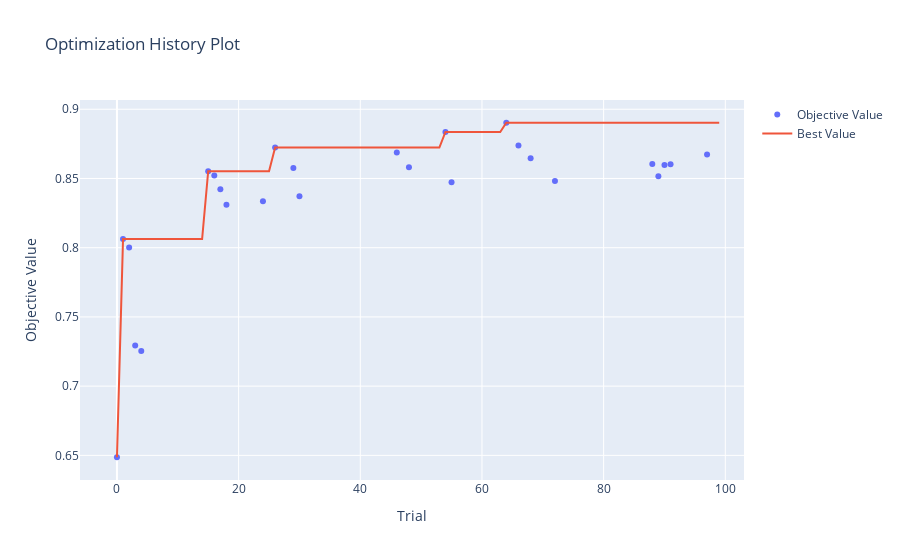
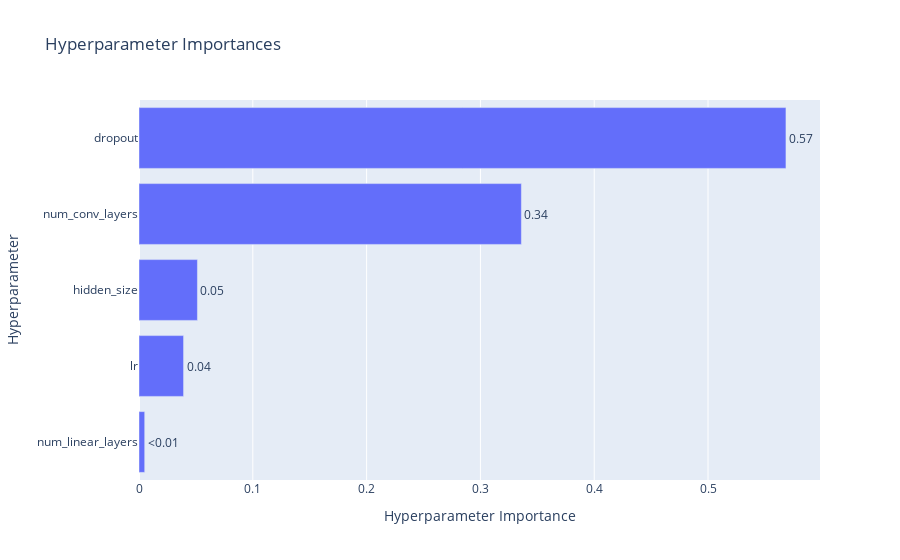

Notebook cell for these charts, in order:
### Code cell
optimization_history = plot_optimization_history(study)
optimization_history.show()
param_importances = plot_param_importances(study)
param_importances.show()

### Figure 1 — Plotly figure (JSON) as saved in the notebook; plotly's stock layout.template omitted (floating-point values rounded to 4 significant figures)
{"data": [{"mode": "markers", "name": "Objective Value", "type": "scatter", "x": [0, 1, 2, 3, 4, 15, 16, 17, 18, 24, 26, 29, 30, 46, 48, 54, 55, 64, 66, 68, 72, 88, 89, 90, 91, 97], "y": [0.6486, 0.8062, 0.8001, 0.7293, 0.7253, 0.8552, 0.8522, 0.8422, 0.831, 0.8335, 0.8724, 0.8576, 0.8371, 0.8687, 0.858, 0.8836, 0.8473, 0.8902, 0.8739, 0.8646, 0.8482, 0.8604, 0.8516, 0.8597, 0.8603, 0.8674]}, {"mode": "lines", "name": "Best Value", "type": "scatter", "x": [0, 1, 2, 3, 4, 5, 6, 7, 8, 9, 10, 11, 12, 13, 14, 15, 16, 17, 18, 19, 20, 21, 22, 23, 24, 25, 26, 27, 28, 29, 30, 31, 32, 33, 34, 35, 36, 37, 38, 39, 40, 41, 42, 43, 44, 45, 46, 47, 48, 49, 50, 51, 52, 53, 54, 55, 56, 57, 58, 59, 60, 61, 62, 63, 64, 65, 66, 67, 68, 69, 70, 71, 72, 73, 74, 75, 76, 77, 78, 79, 80, 81, 82, 83, 84, 85, 86, 87, 88, 89, 90, 91, 92, 93, 94, 95, 96, 97, 98, 99], "y": [0.6486, 0.8062, 0.8062, 0.8062, 0.8062, 0.8062, 0.8062, 0.8062, 0.8062, 0.8062, 0.8062, 0.8062, 0.8062, 0.8062, 0.8062, 0.8552, 0.8552, 0.8552, 0.8552, 0.8552, 0.8552, 0.8552, 0.8552, 0.8552, 0.8552, 0.8552, 0.8724, 0.8724, 0.8724, 0.8724, 0.8724, 0.8724, 0.8724, 0.8724, 0.8724, 0.8724, 0.8724, 0.8724, 0.8724, 0.8724, 0.8724, 0.8724, 0.8724, 0.8724, 0.8724, 0.8724, 0.8724, 0.8724, 0.8724, 0.8724, 0.8724, 0.8724, 0.8724, 0.8724, 0.8836, 0.8836, 0.8836, 0.8836, 0.8836, 0.8836, 0.8836, 0.8836, 0.8836, 0.8836, 0.8902, 0.8902, 0.8902, 0.8902, 0.8902, 0.8902, 0.8902, 0.8902, 0.8902, 0.8902, 0.8902, 0.8902, 0.8902, 0.8902, 0.8902, 0.8902, 0.8902, 0.8902, 0.8902, 0.8902, 0.8902, 0.8902, 0.8902, 0.8902, 0.8902, 0.8902, 0.8902, 0.8902, 0.8902, 0.8902, 0.8902, 0.8902, 0.8902, 0.8902, 0.8902, 0.8902]}, {"marker": {"color": "#cccccc"}, "mode": "markers", "name": "Infeasible Trial", "showlegend": false, "type": "scatter", "x": [], "y": []}], "layout": {"title": {"text": "Optimization History Plot"}, "xaxis": {"title": {"text": "Trial"}}, "yaxis": {"title": {"text": "Objective Value"}}}}

### Figure 2 — Plotly figure (JSON) as saved in the notebook; plotly's stock layout.template omitted (floating-point values rounded to 4 significant figures)
{"data": [{"cliponaxis": false, "hovertemplate": ["num_linear_layers (IntDistribution): 0.005012061940686063<extra></extra>", "lr (FloatDistribution): 0.03916688143352961<extra></extra>", "hidden_size (IntDistribution): 0.051340263164658125<extra></extra>", "num_conv_layers (IntDistribution): 0.33599774886111244<extra></extra>", "dropout (FloatDistribution): 0.5684830446000138<extra></extra>"], "name": "Objective Value", "orientation": "h", "text": ["<0.01", "0.04", "0.05", "0.34", "0.57"], "textposition": "outside", "type": "bar", "x": [0.005012, 0.03917, 0.05134, 0.336, 0.5685], "y": ["num_linear_layers", "lr", "hidden_size", "num_conv_layers", "dropout"]}], "layout": {"title": {"text": "Hyperparameter Importances"}, "xaxis": {"title": {"text": "Hyperparameter Importance"}}, "yaxis": {"title": {"text": "Hyperparameter"}}}}
